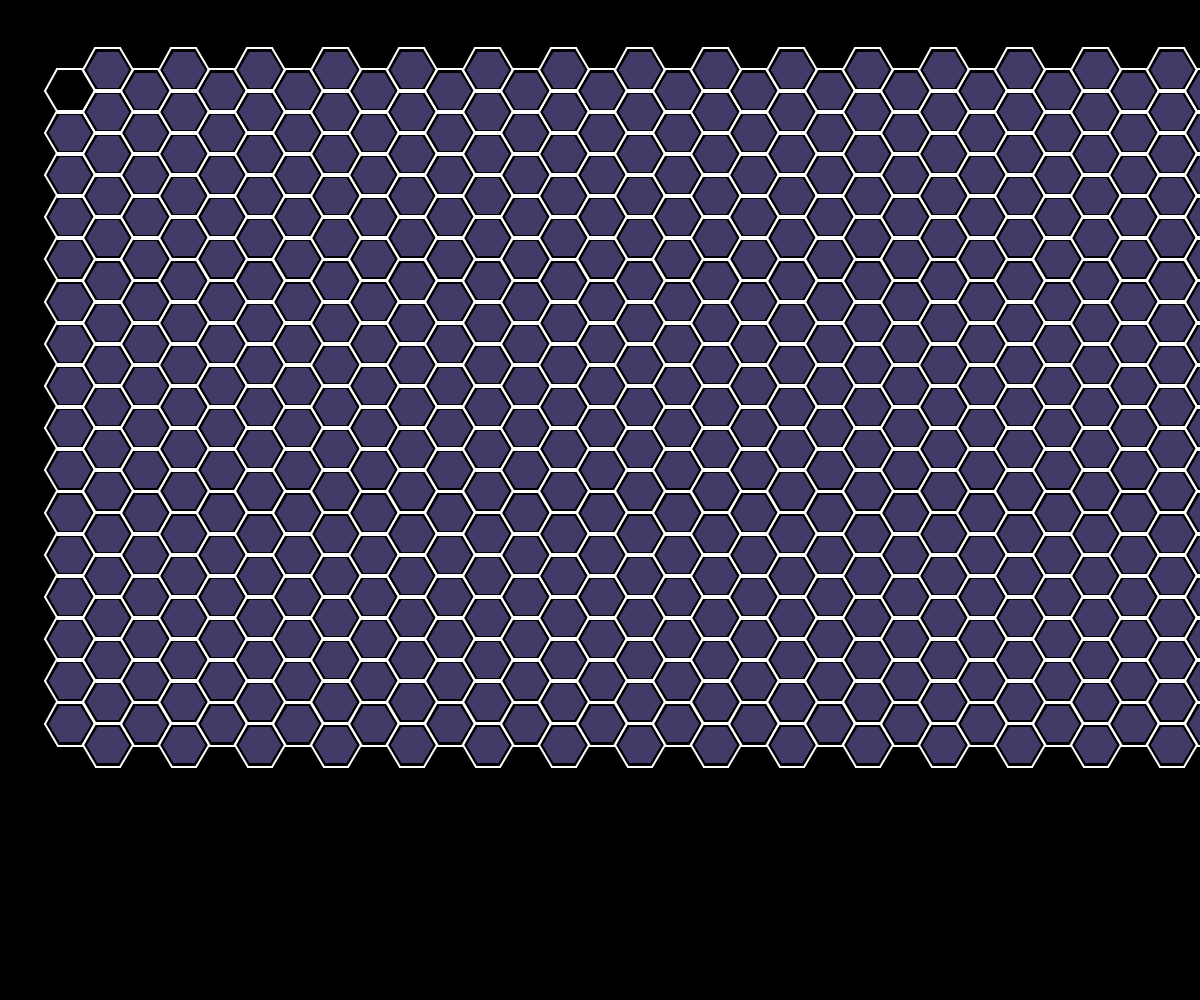
Frame 1 (no input)
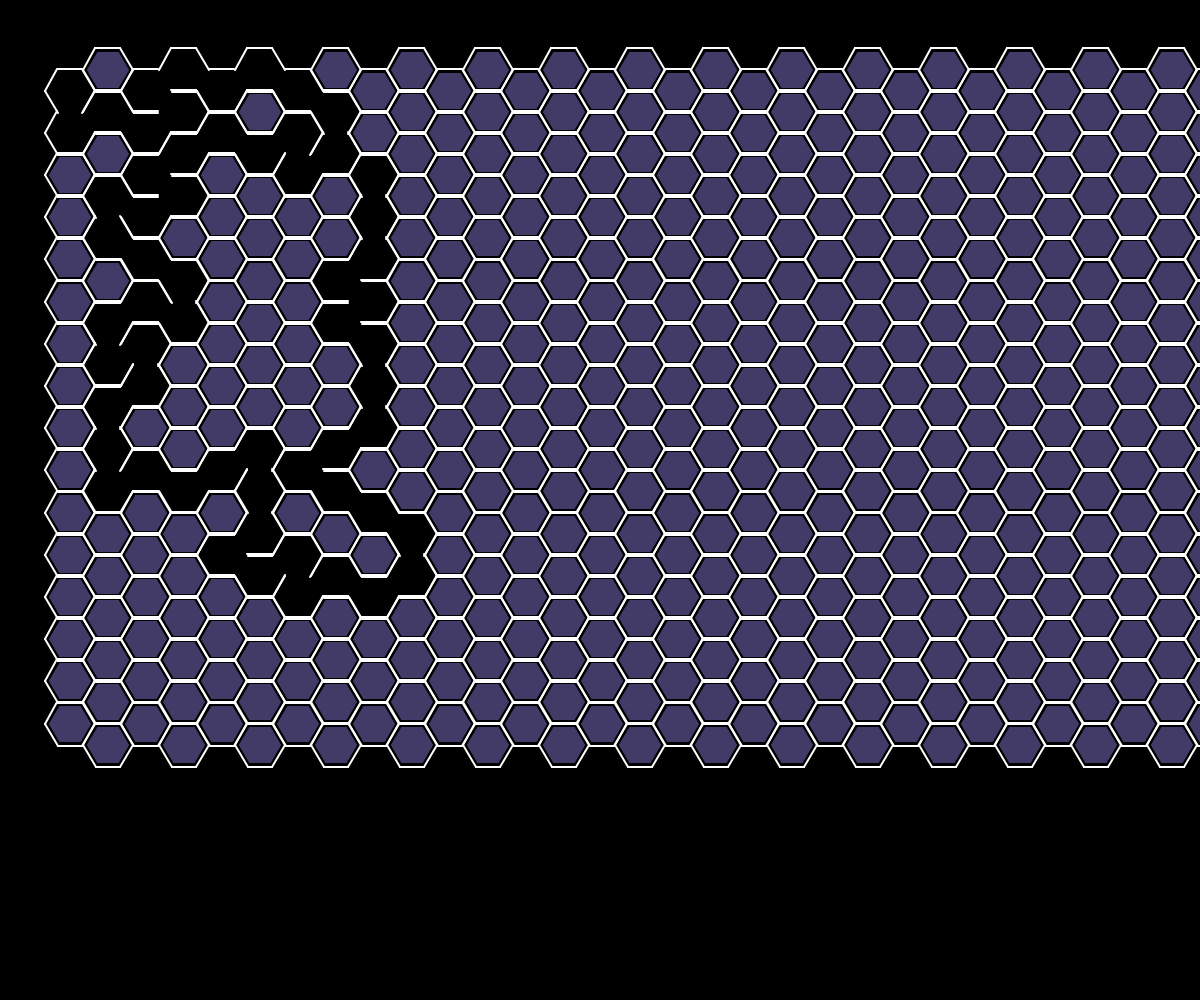
Frame 60 (no input)
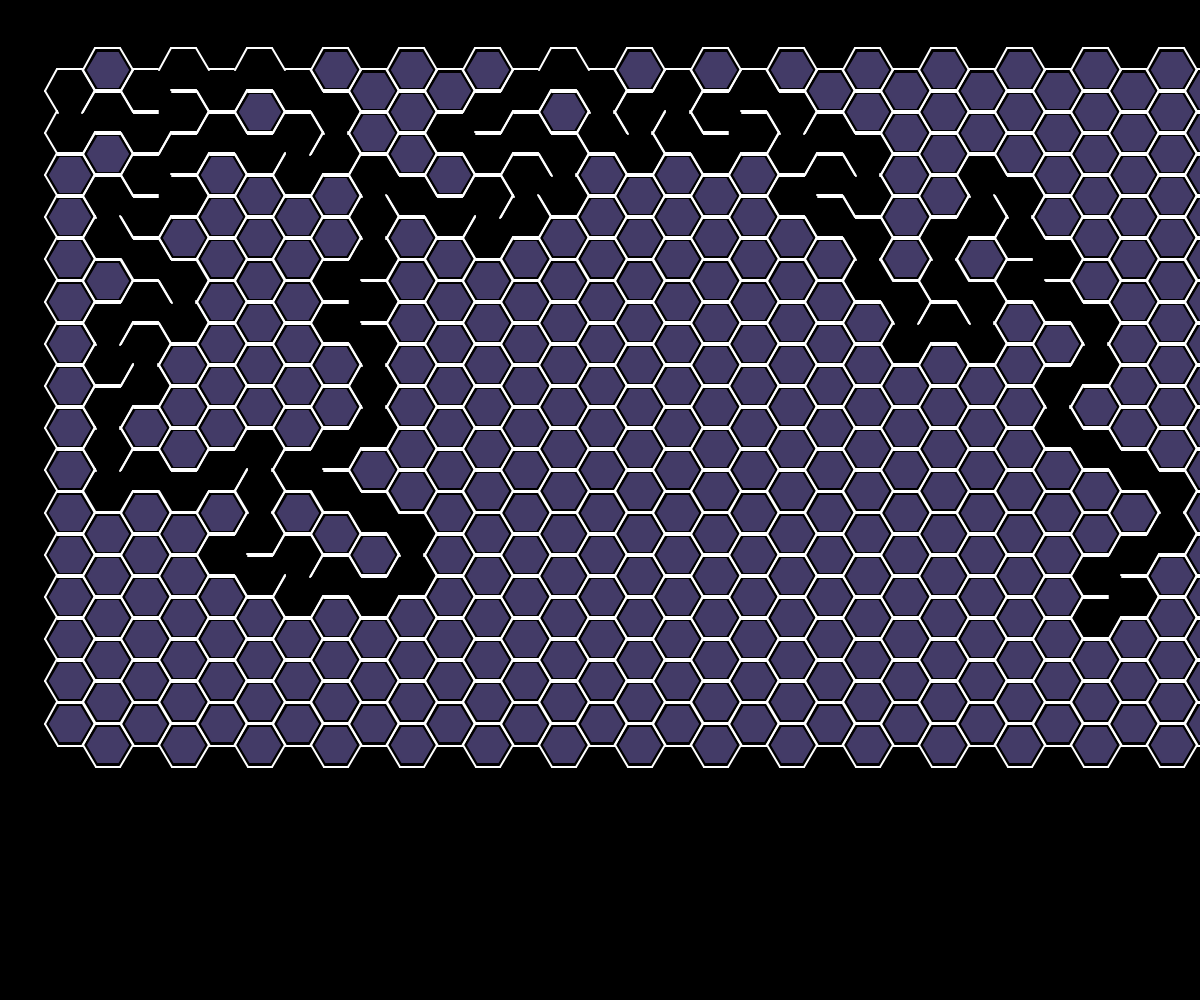
Frame 120 (the mouse pressed at the canvas centre since frame 60)

The p5.js sketch that drew these frames (run headless with seeded random() and noise() and a simulated clock; from frame 60 on, the mouse is pressed at the canvas centre):

// p5.js sketch
// ── sketch.js
//Author: Anshika Kaythwas
//Image reference : https://d33wubrfki0l68.cloudfront.net/d64fc7cbb4053fd09e8af797fdd123c58e709d23/f561b/img/blog/2013/heatmap-in-d3/hexagon_dimensions.png
//Vertices calculator :https://www.mathopenref.com/coordpolycalc.html
var grid=[];
var temp=[];
var rows=35;
var cols=33;
//var rows=17;
//var cols=15;
var w;
var h;
var r=25;
//var r=50;
var d=r*2;
var startX=70;
var startY=70;
var f1=0.76;
var f2=0.422;
var curr;

var neighbours = [-1,16,17,1,-16,-17]; //35x33
//var neighbours = [-1,7,8,1,-7,-8]; //17x15
//var neighbours = [-1,19,20,1,-20,-19]; // for 41x45
var nc=  [
	{x:0			,   y:f2*d*2	},
	{x:-f1*d	,  	y:f2*d		},
	{x:-(f1*d),  	y:-f2*d		},
	{x:0			,  	y:-f2*d*2	},
	{x:f1*d		, 	y:-f2*d		},
	{x:f1*d		, 	y:f2*d		}
];
var current;
var stack=[];
var isStart=true;

function removeWalls(a,b){


	for(var j=0;j<neighbours.length;j++){
		if(neighbours[j]==(a-b))
			{
				grid[b].walls[j]=false;
				if((j-3)>=0)
					{
						grid[a].walls[(j-3)]=false;
					}
				else {
					grid[a].walls[(j+3)%6 ]=false;
				}
				break;
			}
	}

}
function setup() {
	r=r*sqrt(3)/2;

	createCanvas(windowWidth, windowHeight);
	w=windowWidth;
	h=windowHeight;
	background(0);

	var count=0;
	for(var i=0;i<rows;i++){
		var c;
		for(var j=0;j<cols;j++){
			c=null;
			if(i%2==0 && j%2==1)
			c= new Cell(floor(startX+(f1*d)*i),floor(startY+(f2*d)*j));
			else if(i%2==1 && j%2==0)
			c= new Cell(floor(startX+(f1*d)*i),floor(startY+(f2*d)*j));

			if(c!=null){
				count++;
				grid.push(c);
			}


		}
	}

//	populating neighbours
	for(var i=0;i<grid.length;i++){

		for(var j=0;j< neighbours.length;j++){
			var n=grid[i+neighbours[j]];
			if(n!=undefined )
			{
				var distance=dist(grid[i].x,grid[i].y,n.x,n.y);
				var diff=abs(floor(distance-(r*2)));
				if(diff<=3)
				grid[i].neighbours.push(i+neighbours[j]);
				else {
					grid[i].neighbours.push(null);
				}
			}
			else
				grid[i].neighbours.push(null);
		}

		for(var k=0;k<6;k++){
			grid[i].walls.push(true);
		}
	}

	current=0;
	grid[current].visited=true;

	start= grid[0];
  end=grid[count-1];
  openSet.push(start);

	isStart=true;

}

function draw() {


	background(0);

	for(var i=0;i<grid.length;i++){
		grid[i].fill(i,color(0));
		grid[i].show(i, color(255,255,255));
	}
	// for(var i=0;i<openSet.length;i++){
	// 	openSet[i].fill(i,color(234,200,32));
	// //	grid[i].show(i, color(255,255,255));
	// }
	// for(var i=0;i<closedSet.length;i++){
	// 	closedSet[i].fill(i,color(20,200,32));
	// //	grid[i].show(i, color(255,255,255));
	// }
	path = [];
	var temp = curr;
	if(temp!=null){
		path.push(temp);
		temp.fill(i,color(50,70,255));
		while (temp.previous) {
			stroke(255);
			strokeWeight(2);
			temp.previous.fill(i,color(50,70,255));
			line(temp.x,temp.y,temp.previous.x,temp.previous.y);
			path.push(temp.previous);
			temp = temp.previous;
		}
	}
	if(curr==end){
		noLoop();
	}


if(stack.length>0 || isStart==true){
	var next = grid[current].checkNeighbours();
  if (next) {

		// STEP 1
    grid[next].visited = true;

    // STEP 2
    stack.push(current);
		isStart =false;

    // STEP 3
    removeWalls(current, next);

    // STEP 4
    current = next;
  } else if (stack.length > 0) {
    current = stack.pop();
  }


}else if(stack.length==0){

	solve();


}


}

// ── cell.js
/*
radius 20
{x:-10, y:-17},
{x:10,   y:-17},
{x:20,  y:0},
{x:10,  y:17},
{x:-10,  y:17},
{x:-20, y:0}
*/
/*
radius 50
{x:-25, y:-43},
{x:25,   y:-43},
{x:50,  y:0},
{x:25,  y:43},
{x:-25,  y:43},
{x:-50, y:0}


25,-43
-25,-43
-50,0
-25,43
25,43
50,0

radius 25
{x:-13, y:-22},
{x:12,   y:-22},
{x:25,  y:0},
{x:12,  y:22},
{x:-12, y:22},
{x:-25,  y:0}


radius 45
{x:-23, y:-39},
{x:22,   y:-39},
{x:45,  y:0},
{x:22,  y:39},
{x:-22, y:39},
{x:-45,  y:0}
*/



function Cell(i,j){
  this.coordinates =
  [
    {x:-13, y:-22},
    {x:12,   y:-22},
    {x:25,  y:0},
    {x:12,  y:22},
    {x:-12, y:22},
    {x:-25,  y:0}

  ];
  this.offset=[
    {x:-10, y:-17},
    {x:10,   y:-17},
    {x:20,  y:0},
    {x:10,  y:17},
    {x:-10,  y:17},
    {x:-20, y:0}
  ]
  this.neighbours=[];
  this.walls = [];
  this.x=floor(i);
  this.y=floor(j);
  this.visited=false;

  this.f=Infinity;
  this.g=Infinity;
  this.h=0;
  this.previous=undefined;



}

Cell.prototype.getNotVisitedNeighbours=function() {
  var arr=[];
  for(var i=0; i<this.neighbours.length; i++){
    if(this.neighbours[i]!=null && grid[this.neighbours[i]].visited==false)
    {
      arr.push(this.neighbours[i]);
    }
  }

  //  console.log(arr);
  if(arr.length==0)
  return null;
  else {
    return arr;
  }

}
Cell.prototype.checkNeighbours= function(){
  var n=this.getNotVisitedNeighbours();
  var num;
  if(n==null)
  return null;
  else{
    num=floor(random(n.length));
    return n[num];
  }

}


Cell.prototype.show = function (count,color) {

  //  fill(200,100,100,3);

  stroke(color);
  strokeWeight(2);

  for(var i=0; i<this.coordinates.length; i++)
  {

    if(i!=(this.coordinates.length-1))
    {
      //  console.log(this.x+this.coordinates[i].x,this.y+this.coordinates[i].y,this.x+this.coordinates[i+1].x,this.y+this.coordinates[i+1].y);
      if(this.walls[i]!=null && this.walls[i]==true)
      line(this.x+this.coordinates[i].x,this.y+this.coordinates[i].y,this.x+this.coordinates[i+1].x,this.y+this.coordinates[i+1].y);
    }
    else {
      if(this.walls[i]!=null && this.walls[i]==true)
      line(this.x+this.coordinates[i].x,this.y+this.coordinates[i].y,this.x+this.coordinates[0].x,this.y+this.coordinates[0].y);
    }
  }

};

Cell.prototype.fill = function (c, color, strokeColor) {

  push();

  translate(this.x, this.y);
  if(this.visited)
  {
    //noFill();

    fill(color);
    if(strokeColor!=null)
    stroke(strokeColor)
    else
    stroke(color);
  }
  else {
    fill(67,59,103);
    stroke(67,59,103);
  }

  beginShape();
  for(var i=0; i<this.offset.length; i++)
  {
    vertex(this.offset[i].x,this.offset[i].y);
    //text((this.coordinates[i].x)+", "+(this.coordinates[i].y),this.coordinates[i].x,(this.coordinates[i].y));
  }
  endShape(CLOSE);

  pop();


};

// ── solve.js
var openSet=[];
var closedSet=[];
var start;
var end;
var path=[];


function solve(){

  	//solve();

  	console.log("solve");
  	  if(openSet.length>0){

  	    var winner=0;
  	    for(var i=0;i<openSet.length;i++){
  	      if(openSet[i].f < openSet[winner].f)
  	        winner=i;
  	    }
  	    curr=openSet[winner];
  			if(curr===end)
  	    {
  	      //noLoop();
  	      console.log("DONE!!");
  	    }

  	    removeFromArray(openSet,curr);
  	    closedSet.push(curr);

  	    var neighboursForCurrent=curr.neighbours;
  	    for(var j=0;j< neighboursForCurrent.length;j++){
  	      var neighbour=neighboursForCurrent[j];

  	      if(neighbour!=null){

  	        if(!closedSet.includes(grid[neighbour]) && !hasWall(curr,grid[neighbour],j) ){
  	          var tempG= curr.g+ heuristic(curr,grid[neighbour]);

  	          // Is this a better path than before?
  	          var newPath = false;

  	          if(openSet.includes(grid[neighbour])){
  	            if(tempG< grid[neighbour].g)
  	              grid[neighbour].g=tempG;
  								newPath = true;
  	          }
  	          else{
  	            grid[neighbour].g=tempG;
  	            newPath=true;
  	            openSet.push(grid[neighbour]);
  	          }


  	        // Yes, it's a better path
  	        if (newPath) {
  	        grid[neighbour].h=heuristic(grid[neighbour],end);
  	        grid[neighbour].f= grid[neighbour].h+grid[neighbour].g;
  	        grid[neighbour].previous = curr;
  	        }

  	        }
  	      }

  	    }
  	  }
  	  else{
  			console.log("No solution");
  	    noLoop();

  	  }

}

function removeFromArray(arr, e){
  for(var i=arr.length-1;i>=0;i--){
    var c=arr[i];
    if(c.x==e.x && c.y==e.y )
      arr.splice(i,1);    //winner=i;
  }
}

function checkInArray(arr, e){
  for(var i=arr.length-1;i>=0;i--){
    var c=arr[i];
    if(c.x==e.x && c.y==e.y )
      return true;    //winner=i;
  }
  return false;
}
function getDist(a,b){
  return dist(a.x,a.y,b.x,b.y);
}

function heuristic(a,b){

  var distance= abs(a.x-b.x) + abs(a.y-b.y);

  return dist(a.x,a.y,b.x,b.y);
}

function hasWall(a,b,i){

console.log(a.x,a.y,b.x,b.y,i);
var wallForA=a.walls[i];
var wallForB=b.walls[(i+3)%6];


if(wallForA== true && wallForB==true){
  return true;
}
else return false;

}
